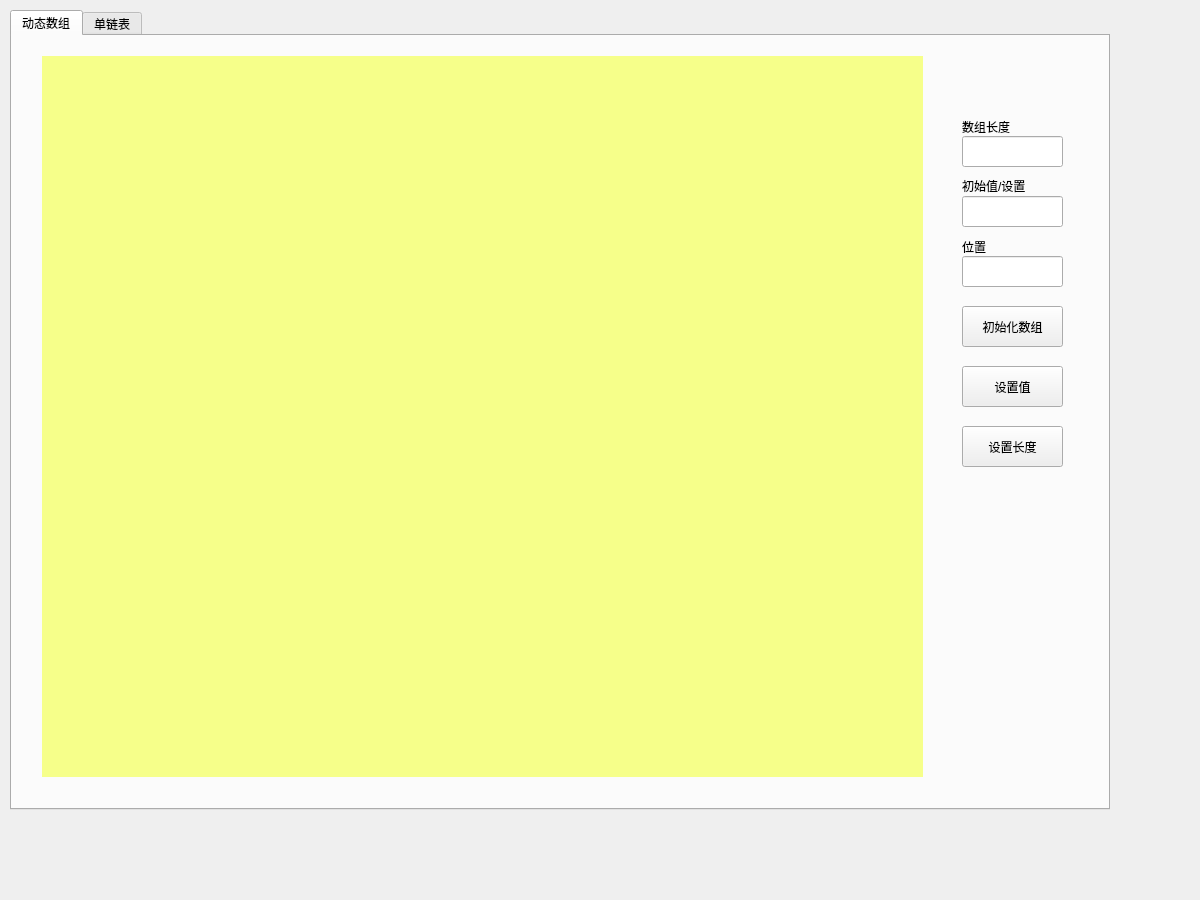
<?xml version="1.0" encoding="UTF-8"?>
<ui version="4.0">
 <class>Widget</class>
 <widget class="QWidget" name="Widget">
  <property name="geometry">
   <rect>
    <x>0</x>
    <y>0</y>
    <width>1200</width>
    <height>900</height>
   </rect>
  </property>
  <property name="windowTitle">
   <string>Widget</string>
  </property>
  <property name="autoFillBackground">
   <bool>true</bool>
  </property>
  <property name="styleSheet">
   <string notr="true"/>
  </property>
  <widget class="QTabWidget" name="tabWidget">
   <property name="geometry">
    <rect>
     <x>10</x>
     <y>10</y>
     <width>1100</width>
     <height>800</height>
    </rect>
   </property>
   <property name="currentIndex">
    <number>0</number>
   </property>
   <widget class="QWidget" name="tab_DynamicArray">
    <attribute name="title">
     <string>动态数组</string>
    </attribute>
    <widget class="QPushButton" name="pushButton_InitArray">
     <property name="geometry">
      <rect>
       <x>950</x>
       <y>270</y>
       <width>101</width>
       <height>41</height>
      </rect>
     </property>
     <property name="text">
      <string>初始化数组</string>
     </property>
    </widget>
    <widget class="QPushButton" name="pushButton_SetValue">
     <property name="geometry">
      <rect>
       <x>950</x>
       <y>330</y>
       <width>101</width>
       <height>41</height>
      </rect>
     </property>
     <property name="text">
      <string>设置值</string>
     </property>
    </widget>
    <widget class="QPushButton" name="pushButton_SetLength">
     <property name="geometry">
      <rect>
       <x>950</x>
       <y>390</y>
       <width>101</width>
       <height>41</height>
      </rect>
     </property>
     <property name="text">
      <string>设置长度</string>
     </property>
    </widget>
    <widget class="QLineEdit" name="lineEdit_Length">
     <property name="geometry">
      <rect>
       <x>950</x>
       <y>100</y>
       <width>101</width>
       <height>31</height>
      </rect>
     </property>
    </widget>
    <widget class="QLineEdit" name="lineEdit_Value">
     <property name="geometry">
      <rect>
       <x>950</x>
       <y>160</y>
       <width>101</width>
       <height>31</height>
      </rect>
     </property>
    </widget>
    <widget class="QLabel" name="label">
     <property name="geometry">
      <rect>
       <x>950</x>
       <y>140</y>
       <width>101</width>
       <height>21</height>
      </rect>
     </property>
     <property name="text">
      <string>&lt;html&gt;&lt;head/&gt;&lt;body&gt;&lt;p&gt;初始值/设置&lt;/p&gt;&lt;/body&gt;&lt;/html&gt;</string>
     </property>
    </widget>
    <widget class="QLabel" name="label_2">
     <property name="geometry">
      <rect>
       <x>950</x>
       <y>80</y>
       <width>101</width>
       <height>21</height>
      </rect>
     </property>
     <property name="text">
      <string>数组长度</string>
     </property>
    </widget>
    <widget class="QWidget" name="widgetDynamicArrayShow" native="true">
     <property name="geometry">
      <rect>
       <x>30</x>
       <y>20</y>
       <width>881</width>
       <height>721</height>
      </rect>
     </property>
     <property name="autoFillBackground">
      <bool>false</bool>
     </property>
     <property name="styleSheet">
      <string notr="true">background-color: rgb(246, 255, 138);</string>
     </property>
    </widget>
    <widget class="QLineEdit" name="lineEdit_Pos">
     <property name="geometry">
      <rect>
       <x>950</x>
       <y>220</y>
       <width>101</width>
       <height>31</height>
      </rect>
     </property>
    </widget>
    <widget class="QLabel" name="label_3">
     <property name="geometry">
      <rect>
       <x>950</x>
       <y>200</y>
       <width>101</width>
       <height>21</height>
      </rect>
     </property>
     <property name="text">
      <string>位置</string>
     </property>
    </widget>
   </widget>
   <widget class="QWidget" name="tab_List">
    <attribute name="title">
     <string>单链表</string>
    </attribute>
   </widget>
  </widget>
 </widget>
 <layoutdefault spacing="6" margin="11"/>
 <resources/>
 <connections/>
</ui>
